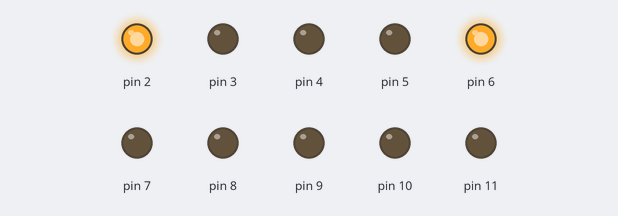
A sketch run on a simulated Arduino Uno, built with avr-gcc and run on an emulated ATmega328P. Shown: output pins drawn as LEDs (lit = HIGH).

Above: at 0.5 s.
At 2.5 s:
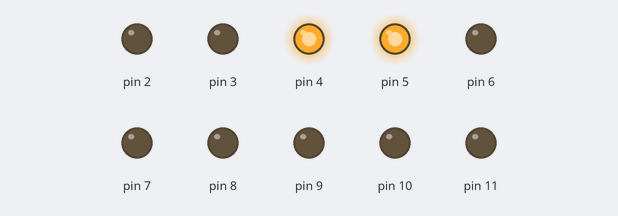
At 3.5 s:
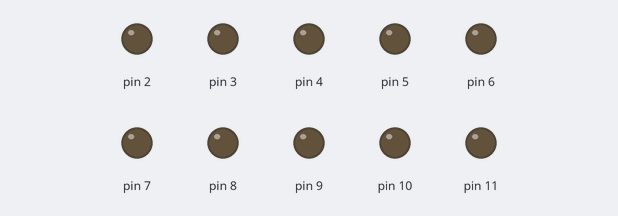
At 4.5 s:
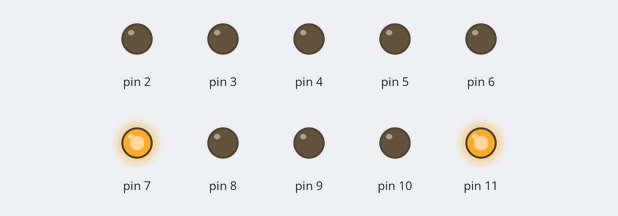
At 6.5 s:
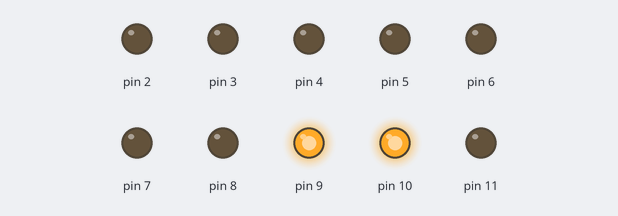
At 8.5 s:
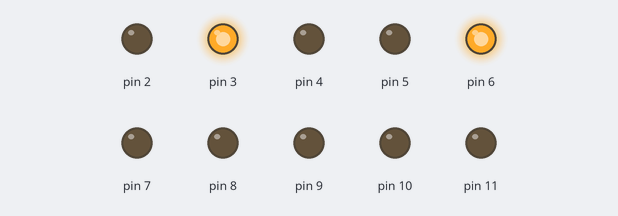
Timing chart, 0 to 9.1 s (numbered marks = the images above):
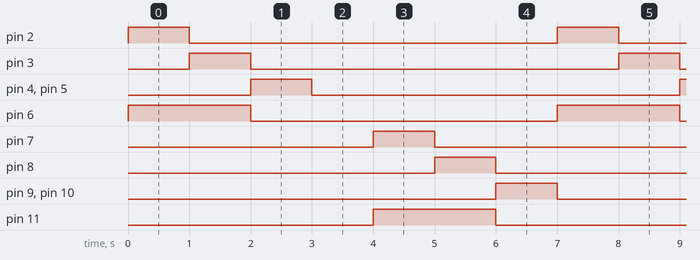

The sketch:

codigo.ino
```cpp
// C++ code
//
void setup()
{
  pinMode(2, OUTPUT);
  pinMode(3, OUTPUT);
  pinMode(4, OUTPUT);
  pinMode(5, OUTPUT);
  pinMode(6, OUTPUT);
  pinMode(7, OUTPUT);
  pinMode(8, OUTPUT);
  pinMode(9, OUTPUT);
  pinMode(10, OUTPUT);
  pinMode(11, OUTPUT);
}

void loop()
{
  digitalWrite(2, HIGH);
  digitalWrite(6, HIGH);
  delay(1000);
  digitalWrite(2, LOW);
  digitalWrite(3, HIGH);
  delay(1000);
  digitalWrite(3, LOW);
  digitalWrite(6, LOW);
  digitalWrite(4, HIGH);
  digitalWrite(5, HIGH);
  delay(1000);
  digitalWrite(4, LOW);
  digitalWrite(5, LOW);
  delay(1000);

  digitalWrite(7, HIGH);
  digitalWrite(11, HIGH);
  delay(1000);
  digitalWrite(7, LOW);
  digitalWrite(8, HIGH);
  delay(1000);
  digitalWrite(8, LOW);
  digitalWrite(11, LOW);
  digitalWrite(9, HIGH);
  digitalWrite(10, HIGH);
  delay(1000);
  digitalWrite(9, LOW);
  digitalWrite(10, LOW);
}
```

Measured:
- by itself, pin 2–5, pin 7–10: alternates HIGH for 1.0 s and LOW for 6.0 s
- by itself, pin 6, pin 11: alternates HIGH for 2.0 s and LOW for 5.0 s
- by itself, everything shown: repeats every 7.0 s, in 8 steps
